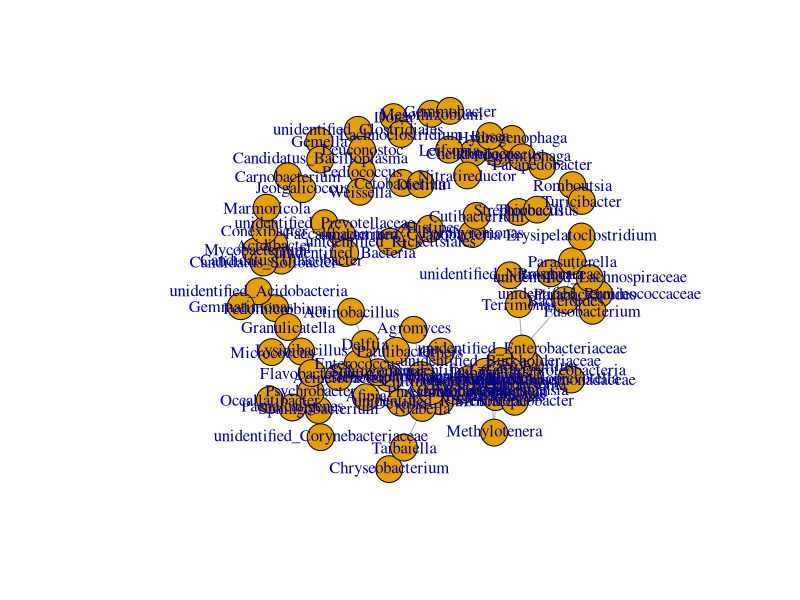

This figure's R source: (Note: this script raises an error after producing the figure.)
##########################################
#  http://www.majorbio.com/
#  Copyright (C) 2019 in Majorbio workshop
#  contact: meng.luo@majorbio.com
##########################################

################## Correlation based network analysis ###############################

# #install.packages("vegan")
# install.packages("igraph")
# install.packages("Hmisc")

library(vegan)
library(igraph)
library(Hmisc)


coRnetwork <- function(matrix, cor.cutoff, p.cutoff) {
  # load packages
  library(vegan)
  library(igraph)
  library(Hmisc)
  
  matrix1 <- matrix
  matrix1[matrix1 > 0] <- 1

  # correlation analysis based on spearman's or pearson co-efficient
  matrix.dist <- rcorr(t(matrix), type = "spearman")
  # matrix.dist<-rcorr(t(matrix),type="pearson")
  matrix.cor <- matrix.dist$r
  matrix.cor.p <- matrix.dist$P


  # Multiple testing correction using Benjamini-Hochberg standard false discovery rate correction
  matrix.cor.p <- p.adjust(matrix.cor.p, method = "BH")

  # Consider positive cooccurence at given coefficient (cor.cutoff) and p-value cutoffs
  matrix.cor1 <- matrix.cor
  matrix.cor1.p <- matrix.cor.p
  matrix.cor1[which(matrix.cor1 <= cor.cutoff)] <- 0
  matrix.cor1[which(matrix.cor1.p > p.cutoff)] <- 0
  # delete those rows and columns with sum = 0
  matrix.cor1 <- matrix.cor1[which(rowSums(matrix.cor1) != 1), ]
  matrix.cor1 <- matrix.cor1[, which(colSums(matrix.cor1) != 0)]

  # Consider netagive cooccurence at given coefficient (-cor.cutoff) and p-value cutoffs
  matrix.cor2 <- matrix.cor
  matrix.cor2.p <- matrix.cor.p
  matrix.cor2[which(matrix.cor2 > (-cor.cutoff))] <- 0
  matrix.cor2[which(matrix.cor2.p > p.cutoff)] <- 0
  # delete those rows and columns with sum = 0
  matrix.cor2 <- matrix.cor2[which(rowSums(matrix.cor2) != 0), ]
  matrix.cor2 <- matrix.cor2[, which(colSums(matrix.cor2) != 0)]

  # Consider both positive and netagive cooccurence at given coefficient (cor.cutoff) and p-value cutoffs
  matrix.cor3 <- matrix.cor
  matrix.cor3.p <- matrix.cor.p
  matrix.cor3[which(matrix.cor3 >= (-cor.cutoff) & matrix.cor3 <= cor.cutoff)] <- 0
  matrix.cor3[which(matrix.cor3.p > p.cutoff)] <- 0

  # delete those rows and columns with sum = 0
  matrix.cor3 <- matrix.cor3[which(rowSums(matrix.cor3) != 1), ]
  matrix.cor3 <- matrix.cor3[, which(colSums(matrix.cor3) != 0)]

  # get pairs r
  # This is to remove redundancy as upper correlation matrix == lower
  ma1 <- matrix.cor1
  ma2 <- matrix.cor2
  ma3 <- matrix.cor3
  ma1[upper.tri(matrix.cor1, diag = TRUE)] <- NA
  pair.r1 <- reshape2::melt(ma1, na.rm = TRUE, value.name = "cor")
  ma2[upper.tri(ma2, diag = TRUE)] <- NA
  pair.r2 <- reshape2::melt(ma2, na.rm = TRUE, value.name = "cor")
  ma3[upper.tri(ma3, diag = TRUE)] <- NA
  pair.r3 <- reshape2::melt(ma3, na.rm = TRUE, value.name = "cor")
  pair.r1<-pair.r1[which(pair.r1[,3]!=0),]
  pair.r2<-pair.r2[which(pair.r2[,3]!=0),]
  pair.r3<-pair.r3[which(pair.r3[,3]!=0),]
  write.csv(pair.r1, file = "Pos_otu.csv",row.names = F)
  write.csv(pair.r2, file = "Neg_otu.csv",row.names = F)
  write.csv(pair.r3, file = "PosNeg_otu.csv",row.names = F)

  # generating graph using igraph
  g1 <- graph.adjacency(matrix.cor1, weight = T, mode = "undirected")
  g1 <- simplify(g1)
  V(g1)$label <- V(g1)$name
  V(g1)$degree <- degree(g1)

  g2 <- graph.adjacency(matrix.cor2, weight = T, mode = "undirected")
  g2 <- simplify(g2)
  V(g2)$label <- V(g2)$name
  V(g2)$degree <- degree(g2)

  g3 <- graph.adjacency(matrix.cor3, weight = T, mode = "undirected")
  g3 <- simplify(g3)
  V(g3)$label <- V(g3)$name
  V(g3)$degree <- degree(g3)

  # append the output into results
  result <- list()
  result$matrix.cor <- matrix.cor
  result$matrix.cor.p <- matrix.cor.p

  result$matrix.cor1 <- matrix.cor1
  result$graph1 <- g1

  result$matrix.cor2 <- matrix.cor2
  result$graph2 <- g2

  result$matrix.cor3 <- matrix.cor3
  result$graph3 <- g3
  return(result)
}



# Co-occurrence-network-analysis
## OTU filtering, network generation, topological analysis and export OTU table
library(igraph)
library(Hmisc)

setwd("I:\\MAJORBIO\\out-work\\Material\\data")


Abu <- read.table("oturelative.txt", header = T)
Abu <- read.table("otuabu.txt", header = T)
Abu <- as.matrix(Abu)

### Filtering OTUs
table <- Abu
table[table > 0] <- 1
table.generalist <- Abu[which(rowSums(table) >= 12), ]
Abu <- table.generalist

## Creating gml files of network (to be visulized in Gephi or Cytoscape)

## cutoffs for correlation coefficient and P-value
pattern <- coRnetwork(Abu, 0.6, 0.01)

write.graph(pattern$graph1, "Pos0.6-rela.gml", format = "gml") # network file for positive association
write.graph(pattern$graph2, "Neg0.6-rela.gml", format = "gml") # network file for negative association
write.graph(pattern$graph3, "PosNeg0.6-rela.gml", format = "gml") # network file for all association

write.graph(pattern$graph1, "Pos0.6-abu.gml", format = "gml") # network file for positive association
write.graph(pattern$graph2, "Neg0.6-abu.gml", format = "gml") # network file for negative association
write.graph(pattern$graph3, "PosNeg0.6-abu.gml", format = "gml") # network file for all association


## Calculating network topological properties and viz plot

g <- pattern$graph1 ### positive network
# g<-pattern$graph1   ###negative network
g <- pattern$graph3 ### positive&&negative network
plot(g)

c <- cluster_walktrap(g)

## Global toplogical features
modularity(c)
md <- modularity(g, membership(c), weights = NULL)
cc <- transitivity(g,
  vids = NULL,
  weights = NULL
)
spl <- average.path.length(g, directed = FALSE, unconnected = TRUE)
gd <- graph.density(g, loops = FALSE)
nd <- diameter(g, directed = FALSE, unconnected = TRUE, weights = NA)

node.degree <- degree(g, v = V(g), mode = "all")
ad <- mean(node.degree)

e <- ecount(g)
v <- vcount(g)
global.topology <- data.frame(e, v, cc, spl, md, gd, nd, ad)
write.csv(global.topology, file = "Pos0.6-rela-global.topology.csv")
write.csv(global.topology, file = "Pos0.6-abu-global.topology.csv")
# Node toplogical features
betweenness.centrality <- betweenness(g,
  v = V(g),
  directed = FALSE, weights = NA,
  nobigint = TRUE, normalized = FALSE
)
closeness.centrality <- closeness(g,
  vids = V(g),
  weights = NA, normalized = FALSE
)
node.transitivity <- transitivity(g,
  type = c("local"), vids = NULL,
  weights = NA
)

node.topology <- data.frame(node.degree, betweenness.centrality, closeness.centrality, node.transitivity)
write.csv(node.topology, file = "Pos0.6-rela-node.topology.csv")
write.csv(node.topology, file = "Pos0.6-abu-node.topology.csv")
# Ploting node degreee distribution in a log-log plot
degree.df <- data.frame(table(degree = factor(node.degree, levels = seq_len(max(node.degree)))))
degree.df$degree <- as.numeric(as.character(degree.df$degree))

### Creating an abundance table for OTUs present in the positive and negative network
my.list1 <- row.names(pattern$matrix.cor1)
### my.list2 <- row.names(pattern$matrix.cor2)

logical1 <- row.names(Abu) %in% my.list1
### logical2 <- row.names(Abu)  %in% my.list2

tab.subset1 <- subset(Abu, logical1)
### tab.subset2 <- subset(Abu,logical2)

write.table(tab.subset1, "Pos0.6-Abu.txt", sep = "\t")
### write.table(tab.subset2,'Neg0.6-NW.txt',sep="\t")
